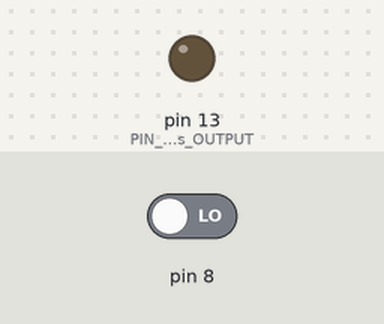
The sketch below on a simulated Arduino Uno, built with avr-gcc and run on an emulated ATmega328P. Parts: output pins drawn as LEDs (lit = HIGH). Dashed ring = blinking. The test bench sets the inputs (shaded band); at power-on: pin 8 LOW.

Above: at 1.2 s.
1.3 s: pin 8 driven HIGH
At 1.55 s:
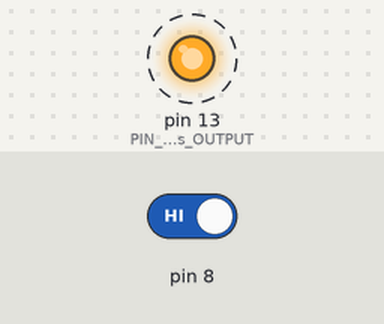
4.3 s: pin 8 driven LOW
At 4.3 s:
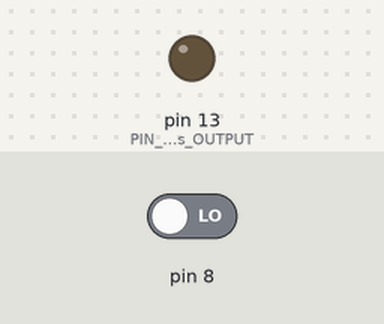
Timing chart, 0 to 7.3 s (numbered marks = the images above; inputs shaded):
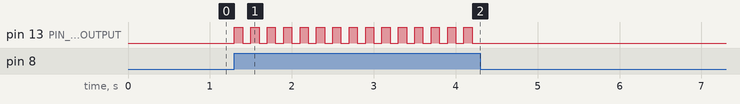

Measured:
- after the input at 1.3 s, pin 13 (PIN_3_as_OUTPUT): alternates HIGH for 0.10 s and LOW for 0.10 s, starting at once
- after the input at 4.3 s, pin 13 (PIN_3_as_OUTPUT): stops changing and stays LOW

The sketch:

pir_test3.ino
```cpp
void setup() {
  pinMode(6, INPUT); //Pin 2 as INPUT
  pinMode(13, OUTPUT); //PIN 3 as OUTPUT
}

void loop() {
  if (digitalRead(8) == HIGH)
  {
  digitalWrite(13, HIGH);   // turn the LED/Buzz ON
  delay(100);                       // wait for 100 msecond
  digitalWrite(13, LOW);   // turn the LED/Buzz OFF
  delay(100);                       // wait for 100 msecond
  }
}
```
